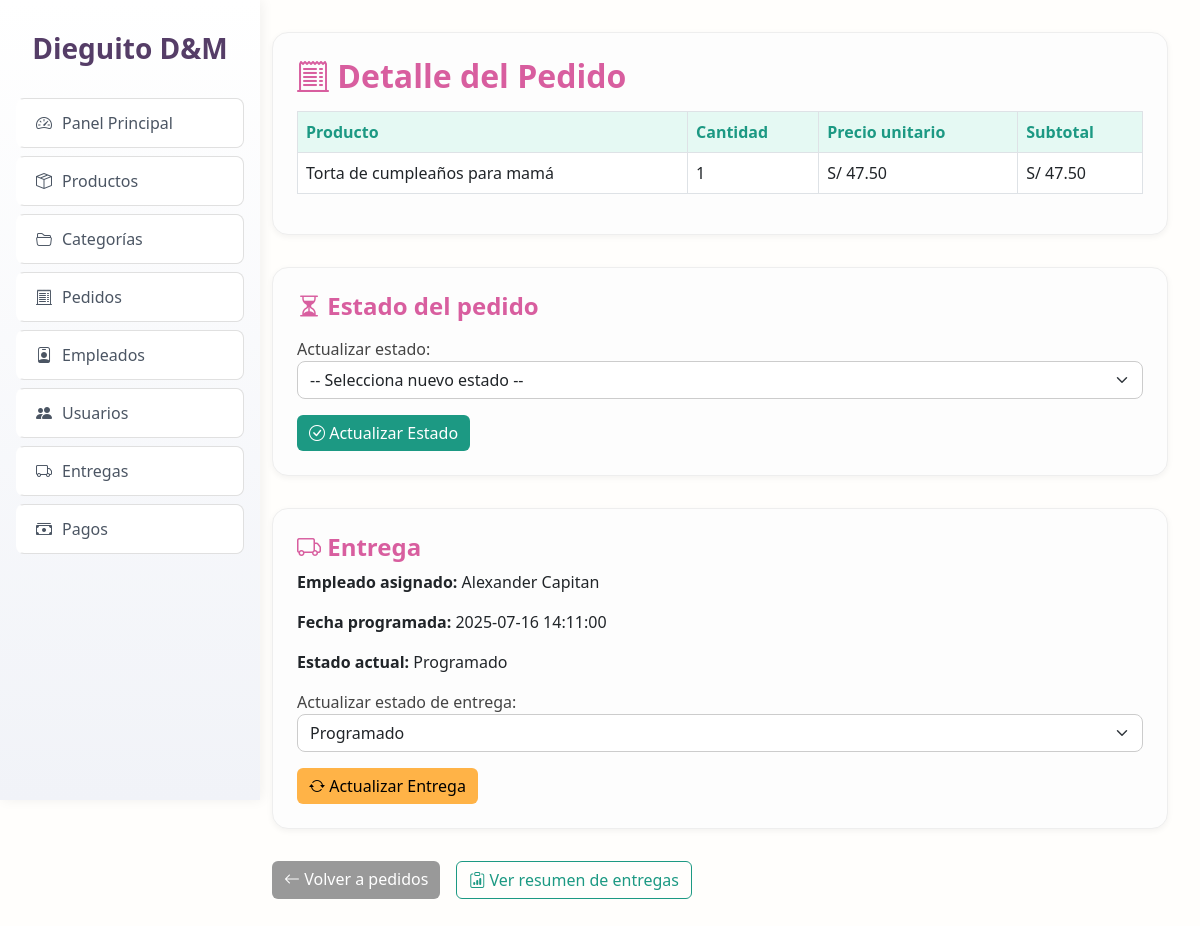
/index.php?controller=Pedido&action=detalle&id=2 (signed in), run on the app's committed database.
### tables this page shows
CREATE TABLE `detalle_pedido` (
  `id` int(11) NOT NULL,
  `pedido_id` int(11) DEFAULT NULL,
  `producto_id` int(11) DEFAULT NULL,
  `cantidad` int(11) DEFAULT NULL,
  `precio_unitario` decimal(6,2) DEFAULT NULL,
  `subtotal` decimal(10,2) DEFAULT NULL
);

CREATE TABLE `productos` (
  `id` int(11) NOT NULL,
  `nombre` varchar(100) DEFAULT NULL,
  `descripcion` text DEFAULT NULL,
  `precio` decimal(6,2) DEFAULT NULL,
  `imagen` varchar(255) DEFAULT NULL,
  `stock` int(11) DEFAULT 0,
  `categoria_id` int(11) DEFAULT NULL,
  `destacado` tinyint(1) DEFAULT 0,
  `promocion` tinyint(1) DEFAULT 0,
  `descuento` decimal(5,2) DEFAULT 0.00,
  `precio_original` decimal(6,2) DEFAULT NULL
);

CREATE TABLE `entregas` (
  `id` int(11) NOT NULL,
  `pedido_id` int(11) DEFAULT NULL,
  `empleado_id` int(11) DEFAULT NULL,
  `fecha_entrega` datetime DEFAULT NULL,
  `estado` enum('programado','en camino','entregado') DEFAULT 'programado'
);

CREATE TABLE `empleados` (
  `id` int(11) NOT NULL,
  `nombre` varchar(100) DEFAULT NULL,
  `telefono` varchar(20) DEFAULT NULL
);

### config/database.php (called while the page is built, shortened)
<?php
class Database {
    public static function connect() {
        $conn = new mysqli(DB_HOST, DB_USER, DB_PASS, DB_NAME);
        $conn->set_charset("utf8mb4");
        return $conn;
    }
}

### models/Pedido.php (called while the page is built, shortened)
<?php
require_once 'config/database.php';
class Pedido {
    private $db;
    public function __construct() {
        $this->db = Database::connect();
    }
    public function getDetalle($pedido_id) {
        $sql = "SELECT dp.*, p.nombre
                FROM detalle_pedido dp
                INNER JOIN productos p ON p.id = dp.producto_id
                WHERE dp.pedido_id = $pedido_id";
        return $this->db->query($sql);
    }
}

### models/Entrega.php (called while the page is built, shortened)
<?php
require_once 'config/database.php';
class Entrega {
    private $db;
    public function __construct() {
        $this->db = Database::connect();
    }
    public function getByPedidoId($pedido_id) {
        $sql = "SELECT e.*, em.nombre AS empleado
                FROM entregas e
                INNER JOIN empleados em ON em.id = e.empleado_id
                WHERE e.pedido_id = $pedido_id";
        $result = $this->db->query($sql);
        return $result->fetch_object();
    }
}

### views/admin/pedidos/detalle.php (the view, shortened to what this page needs)
<!DOCTYPE html>
<html lang="es">
<head>
  <link href="https://cdn.jsdelivr.net/npm/bootstrap@5.3.0/dist/css/bootstrap.min.css" rel="stylesheet">
  <link href="https://cdn.jsdelivr.net/npm/bootstrap-icons@1.10.5/font/bootstrap-icons.css" rel="stylesheet">
</head>
<body>
<?php include __DIR__ . '/../../layouts/sidebar_admin.php';
 ?>
<div class="main-content">
  <div class="section">
    <h2><i class="bi bi-receipt-cutoff"></i> Detalle del Pedido</h2>
    <table class="table table-bordered mt-3">
      <thead>
        <tr>
          <th>Producto</th>
          <th>Cantidad</th>
          <th>Precio unitario</th>
          <th>Subtotal</th>
        </tr>
      </thead>
      <tbody>
        <?php while ($d = $detalle->fetch_object()): ?>
          <tr>
            <td><?= $d->nombre ?></td>
            <td><?= $d->cantidad ?></td>
            <td>S/ <?= number_format($d->precio_unitario, 2) ?></td>
            <td>S/ <?= number_format($d->subtotal, 2) ?></td>
          </tr>
        <?php endwhile; ?>
      </tbody>
    </table>
  </div>
  <div class="section">
    <h4><i class="bi bi-hourglass-split"></i> Estado del pedido</h4>
    <form method="post" action="index.php?controller=Pedido&action=cambiarEstado" class="mt-3">
      <div class="mb-3">
        <label>Actualizar estado:</label>
        <select name="estado" class="form-select" required>
          <option value="">-- Selecciona nuevo estado --</option>
        </select>
      </div>
      <button type="submit" class="btn btn-success"><i class="bi bi-check-circle"></i> Actualizar Estado</button>
    </form>
  </div>
  <div class="section">
    <h4><i class="bi bi-truck"></i> Entrega</h4>
    <?php
      require_once 'models/Entrega.php';
      $entrega = new Entrega();
      $entregada = $entrega->getByPedidoId($_GET['id']);
    ?>
    <?php if ($entregada): ?>
      <p><strong>Empleado asignado:</strong> <?= $entregada->empleado ?></p>
      <p><strong>Fecha programada:</strong> <?= $entregada->fecha_entrega ?></p>
      <p><strong>Estado actual:</strong> <?= ucfirst($entregada->estado) ?></p>
      <form method="post" action="index.php?controller=Pedido&action=actualizarEntrega" class="mt-3">
        <div class="mb-3">
          <label>Actualizar estado de entrega:</label>
          <select name="estado" class="form-select" required>
            <option value="programado" <?= $entregada->estado == 'programado' ? 'selected' : '' ?>>Programado</option>
          </select>
        </div>
        <button type="submit" class="btn btn-warning"><i class="bi bi-arrow-repeat"></i> Actualizar Entrega</button>
      </form>
    <?php endif; ?>
  </div>
  <div class="d-flex gap-3">
    <a href="index.php?controller=Pedido&action=indexAdmin" class="btn btn-secondary">
      <i class="bi bi-arrow-left"></i> Volver a pedidos
    </a>
    <a href="index.php?controller=Pedido&action=resumenEntregas" class="btn btn-outline-info">
      <i class="bi bi-clipboard-data"></i> Ver resumen de entregas
    </a>
  </div>
</div>
</body>
</html>

### views/admin/pedidos/detalle.php (style rules this page uses)
body { font-family: 'Segoe UI', sans-serif; background: #fffefc; margin: 0; }
.main-content { margin-left: 240px; padding: 2rem; }
h2, h4 { color: #d85e9f; font-weight: bold; }
.table th { background-color: #e5f9f3; color: #1c9983; }
.btn-success { background-color: #1c9983; border: none; }
.btn-warning { background-color: #ffb347; border: none; color: #000; }
.btn-secondary { background-color: #999; border: none; }
.btn-outline-info { color: #1c9983; border-color: #1c9983; }
label { font-weight: 500; color: #444; }
.form-select, .form-control { border-radius: 0.5rem; border: 1px solid #ccc; }
.section { background: #fdfdfd; border: 1px solid #eee; padding: 1.5rem; margin-bottom: 2rem; border-radius: 1rem; box-shadow: 0 2px 6px rgba(0,0,0,0.05); }

### data on the page
detalle_pedido: producto.nombre "Torta de cumpleaños para mamá", cantidad "1", precio_unitario "47.50", subtotal "47.50"
entregas: empleado.nombre "Alexander Capitan", fecha_entrega "2025-07-16 14:11:00", estado "Programado"
